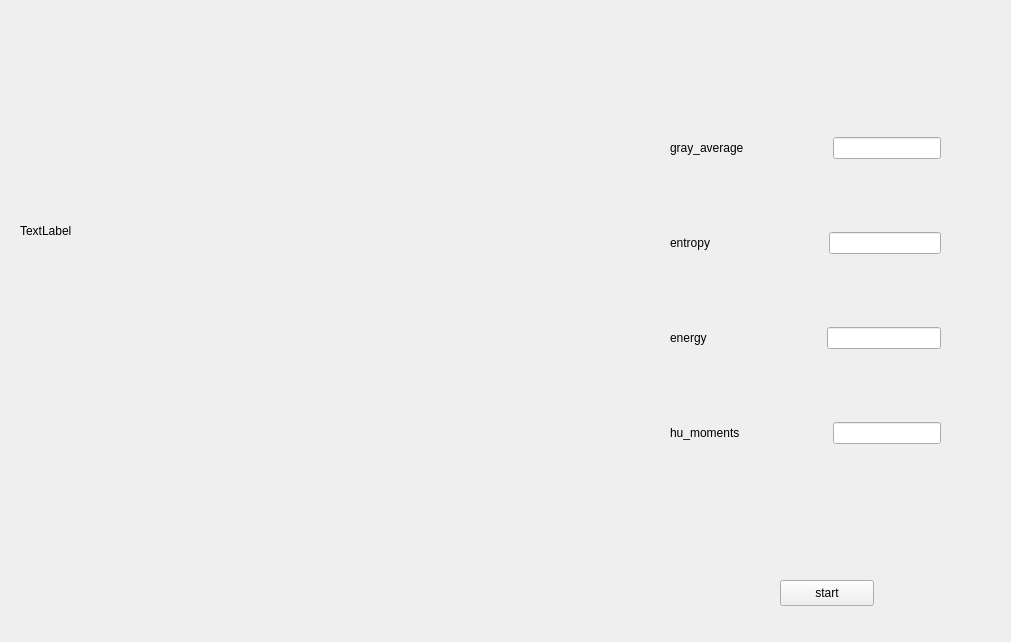
<?xml version="1.0" encoding="UTF-8"?>
<ui version="4.0">
 <class>MainWindow</class>
 <widget class="QMainWindow" name="MainWindow">
  <property name="geometry">
   <rect>
    <x>0</x>
    <y>0</y>
    <width>1011</width>
    <height>642</height>
   </rect>
  </property>
  <property name="windowTitle">
   <string>MainWindow</string>
  </property>
  <widget class="QWidget" name="centralWidget">
   <widget class="QPushButton" name="pushButton_start">
    <property name="geometry">
     <rect>
      <x>780</x>
      <y>580</y>
      <width>94</width>
      <height>26</height>
     </rect>
    </property>
    <property name="text">
     <string>start</string>
    </property>
   </widget>
   <widget class="QWidget" name="verticalLayoutWidget">
    <property name="geometry">
     <rect>
      <x>670</x>
      <y>70</y>
      <width>271</width>
      <height>441</height>
     </rect>
    </property>
    <layout class="QVBoxLayout" name="verticalLayout">
     <item>
      <layout class="QHBoxLayout" name="horizontalLayout_2">
       <item>
        <widget class="QLabel" name="label_2">
         <property name="text">
          <string>gray_average</string>
         </property>
        </widget>
       </item>
       <item>
        <spacer name="horizontalSpacer">
         <property name="orientation">
          <enum>Qt::Horizontal</enum>
         </property>
         <property name="sizeHint" stdset="0">
          <size>
           <width>40</width>
           <height>20</height>
          </size>
         </property>
        </spacer>
       </item>
       <item>
        <widget class="QLineEdit" name="lineEdit_gray_average">
         <property name="readOnly">
          <bool>true</bool>
         </property>
        </widget>
       </item>
      </layout>
     </item>
     <item>
      <layout class="QHBoxLayout" name="horizontalLayout_3">
       <item>
        <widget class="QLabel" name="label_3">
         <property name="text">
          <string>entropy</string>
         </property>
        </widget>
       </item>
       <item>
        <spacer name="horizontalSpacer_2">
         <property name="orientation">
          <enum>Qt::Horizontal</enum>
         </property>
         <property name="sizeHint" stdset="0">
          <size>
           <width>80</width>
           <height>20</height>
          </size>
         </property>
        </spacer>
       </item>
       <item>
        <widget class="QLineEdit" name="lineEdit_entropy"/>
       </item>
      </layout>
     </item>
     <item>
      <layout class="QHBoxLayout" name="horizontalLayout">
       <item>
        <widget class="QLabel" name="label">
         <property name="text">
          <string>energy</string>
         </property>
        </widget>
       </item>
       <item>
        <spacer name="horizontalSpacer_3">
         <property name="orientation">
          <enum>Qt::Horizontal</enum>
         </property>
         <property name="sizeHint" stdset="0">
          <size>
           <width>85</width>
           <height>20</height>
          </size>
         </property>
        </spacer>
       </item>
       <item>
        <widget class="QLineEdit" name="lineEdit_energy"/>
       </item>
      </layout>
     </item>
     <item>
      <layout class="QHBoxLayout" name="horizontalLayout_4">
       <item>
        <widget class="QLabel" name="label_4">
         <property name="text">
          <string>hu_moments</string>
         </property>
        </widget>
       </item>
       <item>
        <spacer name="horizontalSpacer_4">
         <property name="orientation">
          <enum>Qt::Horizontal</enum>
         </property>
         <property name="sizeHint" stdset="0">
          <size>
           <width>50</width>
           <height>20</height>
          </size>
         </property>
        </spacer>
       </item>
       <item>
        <widget class="QLineEdit" name="lineEdit_hu_moments"/>
       </item>
      </layout>
     </item>
    </layout>
   </widget>
   <widget class="QLabel" name="label_image">
    <property name="geometry">
     <rect>
      <x>20</x>
      <y>40</y>
      <width>531</width>
      <height>381</height>
     </rect>
    </property>
    <property name="text">
     <string>TextLabel</string>
    </property>
   </widget>
  </widget>
 </widget>
 <resources/>
 <connections/>
</ui>
